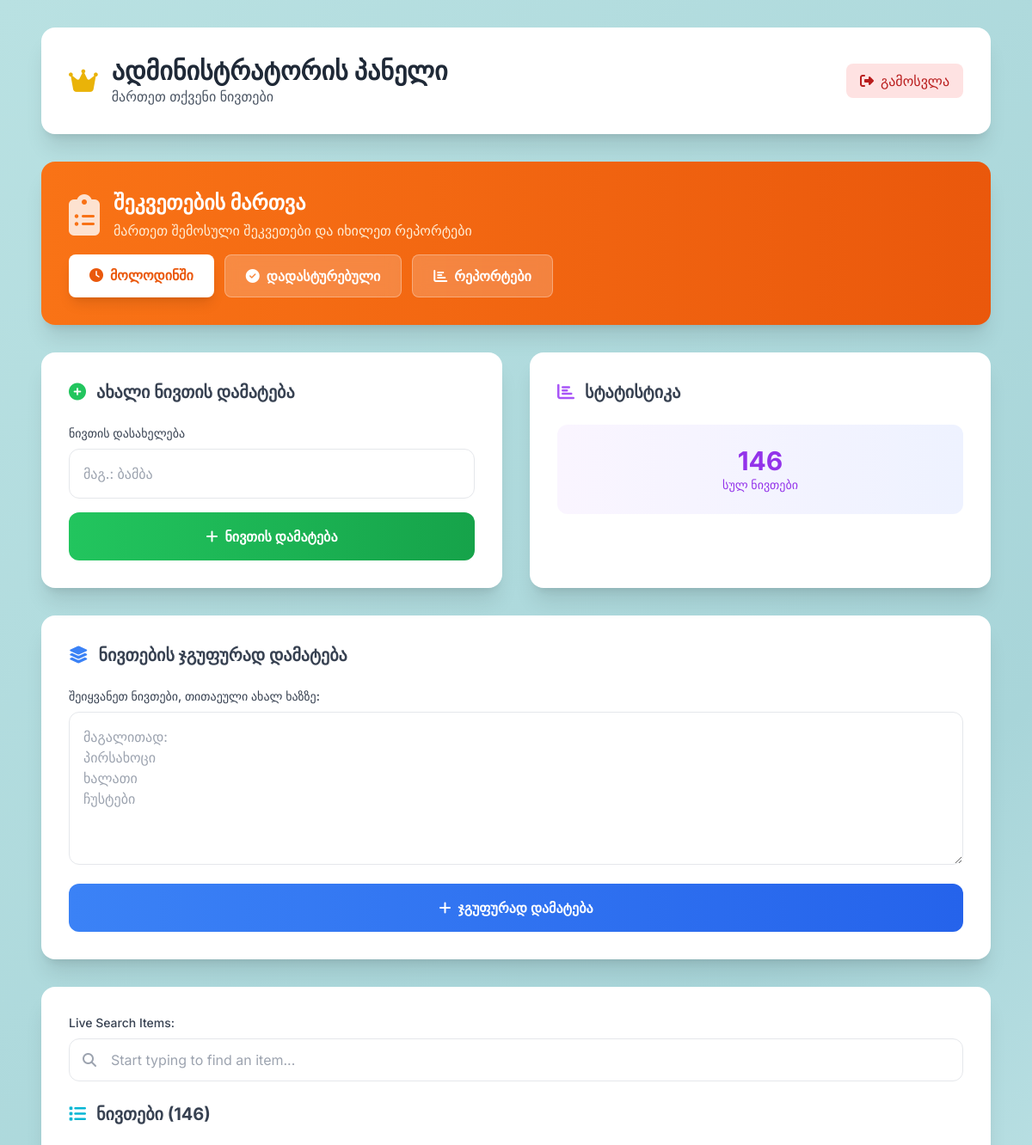
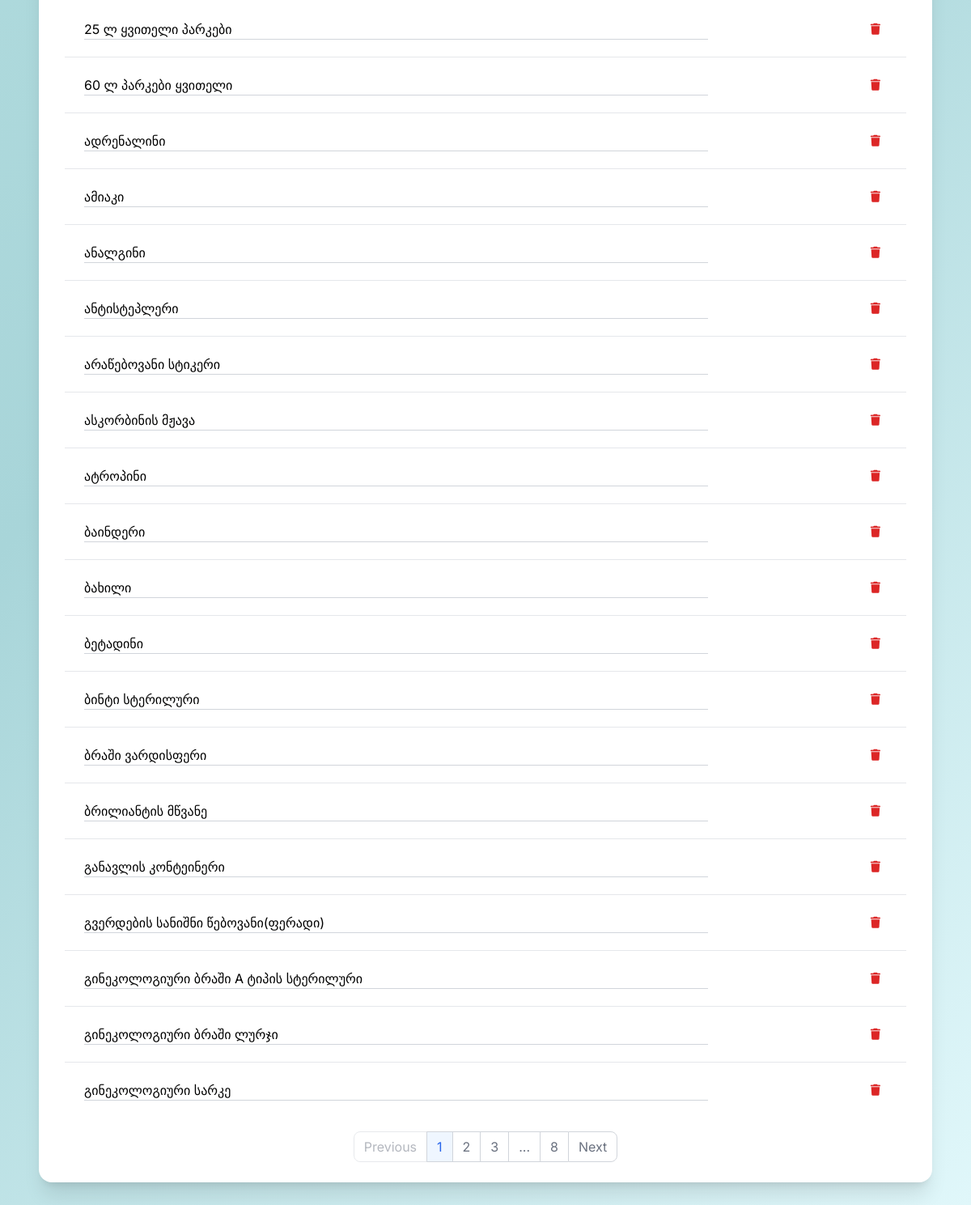
/admin/ (signed in), run on the app's committed database (2 pictures, top to bottom).
### app.py (models this page shows)
class Item(db.Model):
    id = db.Column(db.Integer, primary_key=True)
    name = db.Column(db.String(100), nullable=False, unique=True)

### app.py (the view)
@app.route('/admin/', methods=['GET'])
def admin_panel():
    if not session.get('admin_logged_in'):
        return redirect(url_for('admin_login'))
    page = request.args.get('page', 1, type=int)
    search_query = request.args.get('search', '').strip()
    items_query = Item.query.order_by(Item.name)
    if search_query:
        items_query = items_query.filter(Item.name.ilike(f'%{search_query}%'))
    pagination = items_query.paginate(page=page, per_page=20, error_out=False)
    items_on_page = pagination.items
    pending_count = Order.query.filter_by(status='pending').count()
    return render_template('admin_panel.html', items=items_on_page, pagination=pagination, search_query=search_query, pending_count=pending_count)

### templates/admin_panel.html (shortened to what this page needs)
<!DOCTYPE html>
<html lang="en">
<head>
    <script src="https://cdn.tailwindcss.com"></script>
    <link rel="stylesheet" href="https://cdnjs.cloudflare.com/ajax/libs/font-awesome/6.4.0/css/all.min.css">
    <link rel="stylesheet" href="{{ url_for('static', filename='styles.css') }}">
</head>
<body class="min-h-screen py-8 bg-[#b9e1e2]">
    <div class="container mx-auto px-6 max-w-6xl">
        <div class="bg-white rounded-2xl shadow-xl p-8 mb-8">
            <div class="flex items-center justify-between">
                <div class="flex items-center space-x-4">
                    <i class="fas fa-crown text-3xl text-yellow-500"></i>
                    <div>
                        <h1 class="text-3xl font-bold text-gray-800">ადმინისტრატორის პანელი</h1>
                        <p class="text-gray-600">მართეთ თქვენი ნივთები</p>
                    </div>
                </div>
                <a href="{{ url_for('admin_logout') }}" class="bg-red-100 text-red-700 px-4 py-2 rounded-lg hover:bg-red-200 transition-colors">
                    <i class="fas fa-sign-out-alt mr-2"></i>გამოსვლა
                </a>
            </div>
        </div>
        <div class="bg-gradient-to-r from-orange-500 to-orange-600 rounded-2xl shadow-xl p-8 mb-8 text-white">
            <div class="flex items-center justify-between flex-wrap gap-4">
                <div class="flex items-center gap-4">
                    <i class="fas fa-clipboard-list text-5xl opacity-80"></i>
                    <div>
                        <h2 class="text-2xl font-bold mb-1">შეკვეთების მართვა</h2>
                        <p class="text-orange-100">მართეთ შემოსული შეკვეთები და იხილეთ რეპორტები</p>
                    </div>
                </div>
                <div class="flex gap-3 flex-wrap">
                    <a href="{{ url_for('admin_orders_pending') }}"
                       class="relative px-6 py-3 bg-white text-orange-600 rounded-lg font-semibold hover:bg-orange-50 transition-all shadow-lg hover:shadow-xl transform hover:-translate-y-1">
                        <i class="fas fa-clock mr-2"></i>მოლოდინში
                    </a>
                    <a href="{{ url_for('admin_orders_confirmed') }}"
                       class="px-6 py-3 bg-white/20 backdrop-blur text-white rounded-lg font-semibold hover:bg-white/30 transition-all border border-white/30">
                        <i class="fas fa-check-circle mr-2"></i>დადასტურებული
                    </a>
                    <a href="{{ url_for('admin_reports_weekly') }}"
                       class="px-6 py-3 bg-white/20 backdrop-blur text-white rounded-lg font-semibold hover:bg-white/30 transition-all border border-white/30">
                        <i class="fas fa-chart-bar mr-2"></i>რეპორტები
                    </a>
                </div>
            </div>
        </div>
        <div class="grid md:grid-cols-2 gap-8">
            <div class="bg-white rounded-2xl shadow-xl p-8">
                <h2 class="text-xl font-bold text-gray-700 mb-6 flex items-center">
                    <i class="fas fa-plus-circle mr-3 text-green-500"></i>
                    ახალი ნივთის დამატება
                </h2>
                <form id="addItemForm" class="space-y-4">
                    <div>
                        <label class="block text-sm font-medium text-gray-700 mb-2">ნივთის დასახელება</label>
                        <input type="text" id="newItemName" name="name" placeholder="მაგ.: ბამბა"
                               class="w-full p-4 border border-gray-200 rounded-xl" required>
                    </div>
                    <button type="submit" class="w-full bg-gradient-to-r from-green-500 to-green-600 text-white py-4 rounded-xl font-semibold">
                        <i class="fas fa-plus mr-2"></i>ნივთის დამატება
                    </button>
                </form>
            </div>
            <div class="bg-white rounded-2xl shadow-xl p-8">
                <h2 class="text-xl font-bold text-gray-700 mb-6 flex items-center">
                    <i class="fas fa-chart-bar mr-3 text-purple-500"></i>
                    სტატისტიკა
                </h2>
                <div class="space-y-6">
                    <div class="text-center p-6 bg-gradient-to-r from-purple-50 to-indigo-50 rounded-xl">
                        <div id="item-count-stat" class="text-3xl font-bold text-purple-600">{{ pagination.total or 0 }}</div>
                        <div class="text-sm text-purple-600 font-medium">სულ ნივთები</div>
                    </div>
                </div>
            </div>
        </div>
        <div class="bg-white rounded-2xl shadow-xl mt-8 p-8">
             <h2 class="text-xl font-bold text-gray-700 mb-6 flex items-center">
                <i class="fas fa-layer-group mr-3 text-blue-500"></i>
                ნივთების ჯგუფურად დამატება
            </h2>
            <form id="bulkAddForm" class="space-y-4">
                <div>
                    <label class="block text-sm font-medium text-gray-700 mb-2">შეიყვანეთ ნივთები, თითაეული ახალ ხაზზე:</label>
                    <textarea id="bulkItemsText" name="bulk_items" rows="6" placeholder="მაგალითად:&#10;პირსახოცი&#10;ხალათი&#10;ჩუსტები"
                              class="w-full p-4 border border-gray-200 rounded-xl"></textarea>
                </div>
                <button type="submit" class="w-full bg-gradient-to-r from-blue-500 to-blue-600 text-white py-4 rounded-xl font-semibold">
                    <i class="fas fa-plus mr-2"></i>ჯგუფურად დამატება
                </button>
            </form>
        </div>
        <div class="bg-white rounded-2xl shadow-xl mt-8 p-8">
            <div class="mb-6">
                <label for="liveSearchInput" class="block text-sm font-medium text-gray-700 mb-2">Live Search Items:</label>
                <div class="relative">
                    <i class="fas fa-search absolute left-4 top-1/2 -translate-y-1/2 text-gray-400"></i>
                    <input type="text" id="liveSearchInput" placeholder="Start typing to find an item..." class="w-full p-3 pl-12 border border-gray-200 rounded-xl">
                </div>
            </div>
            <h2 id="item-count-header" class="text-xl font-bold text-gray-700 mb-6 flex items-center">
                <i class="fas fa-list mr-3 text-cyan-500"></i>
                ნივთები ({{ pagination.total or 0 }})
            </h2>
            {% if items %}
                <div class="overflow-x-auto">
                    <table class="w-full">
                        <tbody id="itemList" class="divide-y divide-gray-200">
                            {% for item in items %}
                            <tr id="item-row-{{ item.id }}">
                                <td class="px-6 py-4 whitespace-nowrap">
                                    <input type="text" name="name" value="{{ item.name }}" class="edit-item-input bg-transparent border-b border-gray-300 w-full" data-id="{{ item.id }}">
                                </td>
                                <td class="px-6 py-4 whitespace-nowrap text-sm font-medium text-right">
                                    <button class="delete-item-btn text-red-600 hover:text-red-900 p-2" data-id="{{ item.id }}" title="Delete"><i class="fas fa-trash"></i></button>
                                </td>
                            </tr>
                            {% endfor %}
                        </tbody>
                    </table>
                </div>
                <div class="mt-6 flex justify-center items-center">
                    <nav aria-label="Page navigation">
                        <ul class="inline-flex items-center -space-x-px">
                            <li>
                                <a href="{{ url_for('admin_panel', page=pagination.prev_num, search=search_query) if pagination.has_prev else '#' }}"
                                   class="px-3 py-2 ml-0 leading-tight text-gray-500 bg-white border border-gray-300 rounded-l-lg hover:bg-gray-100 {{ 'opacity-50 cursor-not-allowed' if not pagination.has_prev }}">Previous</a>
                            </li>
                            {% for page_num in pagination.iter_pages(left_edge=1, right_edge=1, left_current=2, right_current=2) %}
                                {% if page_num %}
                                    <li>
                                        <a href="{{ url_for('admin_panel', page=page_num, search=search_query) }}"
                                           class="px-3 py-2 leading-tight border border-gray-300 {{ 'bg-blue-50 text-blue-600' if page_num == pagination.page else 'text-gray-500 bg-white hover:bg-gray-100' }}">{{ page_num }}</a>
                                    </li>
                                {% else %}
                                    <li><span class="px-3 py-2 text-gray-500 bg-white border border-gray-300">...</span></li>
                                {% endif %}
                            {% endfor %}
                            <li>
                                <a href="{{ url_for('admin_panel', page=pagination.next_num, search=search_query) if pagination.has_next else '#' }}"
                                   class="px-3 py-2 leading-tight text-gray-500 bg-white border border-gray-300 rounded-r-lg hover:bg-gray-100 {{ 'opacity-50 cursor-not-allowed' if not pagination.has_next }}">Next</a>
                            </li>
                        </ul>
                    </nav>
                </div>
            {% else %}
                <div class="text-center py-12">
                    <i class="fas fa-inbox text-6xl text-gray-300 mb-4"></i>
                    <h3 class="text-xl font-semibold text-gray-500 mb-2">No items found.</h3>
                </div>
            {% endif %}
        </div>
    </div>
</body>
</html>

### static/styles.css (style rules this page uses)
body { font-family: 'Inter', sans-serif; background: linear-gradient(135deg, #b9e1e2 0%, #a8d5d9 50%, #e0f7fa 100%); min-height: 100vh; }
.text-blue-600 { color: #00565c; }
.transition-all { transition: all 0.3s cubic-bezier(0.4, 0, 0.2, 1); }
table tbody tr { background: rgba(255, 255, 255, 0.5); transition: background-color 0.2s ease; }

### data on the page
Item: name "25 ლ ყვითელი პარკები"
Item: name "60 ლ პარკები ყვითელი"
Item: name "ადრენალინი"
Item: name "ამიაკი"
Item: name "ანალგინი"
Item: name "ანტისტეპლერი"
Item: name "არაწებოვანი სტიკერი"
Item: name "ასკორბინის მჟავა"
Item: name "ატროპინი"
Item: name "ბაინდერი"
Item: name "ბახილი"
Item: name "ბეტადინი"
Item: name "ბინტი სტერილური"
Item: name "ბრაში ვარდისფერი"
Item: name "ბრილიანტის მწვანე"
Item: name "განავლის კონტეინერი"
Item: name "გვერდების სანიშნი წებოვანი(ფერადი)"
Item: name "გინეკოლოგიური ბრაში A ტიპის სტერილური"
Item: name "გინეკოლოგიური ბრაში ლურჯი"
Item: name "გინეკოლოგიური სარკე"

### other printed values
{{ pagination.total or 0 }} "146"
{{ page_num }} "1" "2" "3" "8"
